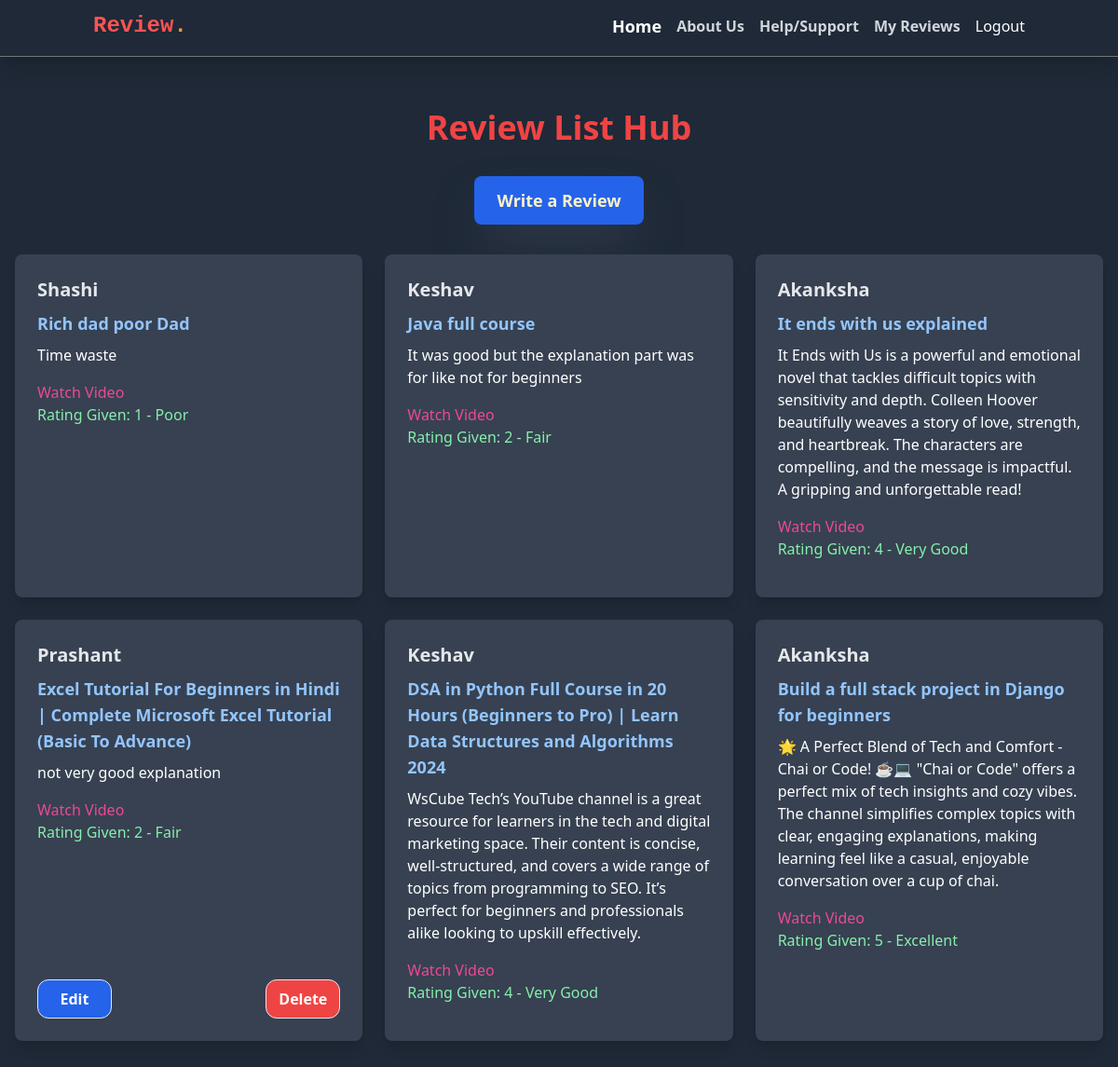
The app's page /review/ (signed in) with its own data.
### review/models.py (models this page shows, shortened)
class Review(models.Model):
    RATING_CHOICES = [
        (1, '1 - Poor'),
        (2, '2 - Fair'),
        (3, '3 - Good'),
        (4, '4 - Very Good'),
        (5, '5 - Excellent'),
    ]
    user = models.ForeignKey(User, on_delete=models.CASCADE)
    video_title = models.CharField(max_length=500, default='Unknown Title')
    video_url = models.URLField(max_length=2000,default='Unknown URL')
    text = models.TextField(max_length=2000)
    photo = models.ImageField(upload_to='photos/', blank=True,null=True)
    rating = models.PositiveSmallIntegerField(choices=RATING_CHOICES, default=3)
    created_at = models.DateTimeField(auto_now_add=True)
    updated_at = models.DateTimeField(auto_now=True)

### review/views.py (the view)
# urls.py: path('review/', views.review_list, name='review_list'),
def review_list(request):
    reviews = Review.objects.all().order_by('-created_at')
    return render(request, 'review_list.html', {'reviews' : reviews})

### review/templates/review_list.html (shortened to what this page needs)
{% extends "layout.html" %}
{% block content %}
<div class="py-10">
    <h1 class="text-4xl text-red-500 font-bold text-center mb-8">Review List Hub</h1>
    <a href="{% url 'review_create' %}" class="block text-amber-100 bg-blue-600 hover:bg-blue-700 px-6 py-3 rounded-lg text-lg font-semibold mb-8 mx-auto w-max text-center shadow-gray-700 shadow-2xl">Write a Review</a>
    <div class="grid grid-cols-1 md:grid-cols-2 lg:grid-cols-3 gap-6 mx-4">
        {% for review in reviews %}
        <div class="bg-gray-700 text-white rounded-lg shadow-lg transition-transform transform hover:scale-105 hover:bg-gray-600 p-6">
            <div class="flex flex-col justify-between h-full">
                <div>
                    <h5 class="text-gray-200 text-xl font-bold mb-2">{{ review.user.username|capfirst }}</h5>
                    <h6 class="text-lg font-semibold text-blue-300 mb-2">{{ review.video_title }}</h6>
                    <p class="text-white mb-4">{{ review.text }}</p>
                    <a href="{{ review.video_url }}" target="_blank" class="text-pink-500 ">
                        Watch Video
                    </a>
                    <p class="text-green-300 mb-4">Rating Given: {{ review.get_rating_display }}</p>
                </div>
                <div class="flex justify-between mt-auto">
                    {% if review.user == user%}
                    <a href="{% url 'review_edit' review.id %}" class="text-white border p-2 w-20 text-center rounded-xl bg-blue-600 hover:bg-blue-700 font-semibold">Edit</a>
                    <a href="{% url 'review_delete' review.id %}" class="text-white border p-2 w-20 text-center rounded-xl bg-red-500 hover:bg-red-600 font-semibold">Delete</a>
                    {% endif%}
                </div>
            </div>
        </div>
        {% endfor %}
    </div>
</div>
{% endblock %}

### records on screen
Review: user.username "Shashi", video_title "Rich dad poor Dad", text "Time waste", rating "1 - Poor"
Review: user.username "Keshav", video_title "Java full course", text "It was good but the explanation part was for like not for beginners", rating "2 - Fair"
Review: user.username "Akanksha", video_title "It ends with us explained", text "It Ends with Us is a powerful and emotional novel that tackles difficult topics with sensitivity and depth. Colleen Hoover beautifully weaves a story of love, strength, and heartbreak. The characters are compelling, and the message is impactful. A gripping and unforgettable read!", rating "4 - Very Good"
Review: user.username "Prashant", video_title "Excel Tutorial For Beginners in Hindi | Complete Microsoft Excel Tutorial (Basic To Advance)", text "not very good explanation", rating "2 - Fair", shows "Edit"
Review: user.username "Keshav", video_title "DSA in Python Full Course in 20 Hours (Beginners to Pro) | Learn Data Structures and Algorithms 2024", text "WsCube Tech’s YouTube channel is a great resource for learners in the tech and digital marketing space. Their content is concise, well-structured, and covers a wide range of topics from programming to SEO. It’s perfect for beginners and professionals alike looking to upskill effectively.", rating "4 - Very Good"
Review: user.username "Akanksha", video_title "Build a full stack project in Django for beginners", text "🌟 A Perfect Blend of Tech and Comfort - Chai or Code! ☕💻 \"Chai or Code\" offers a perfect mix of tech insights and cozy vibes. The channel simplifies complex topics with clear, engaging explanations, making learning feel like a casual, enjoyable conversation over a cup of chai.", rating "5 - Excellent"
